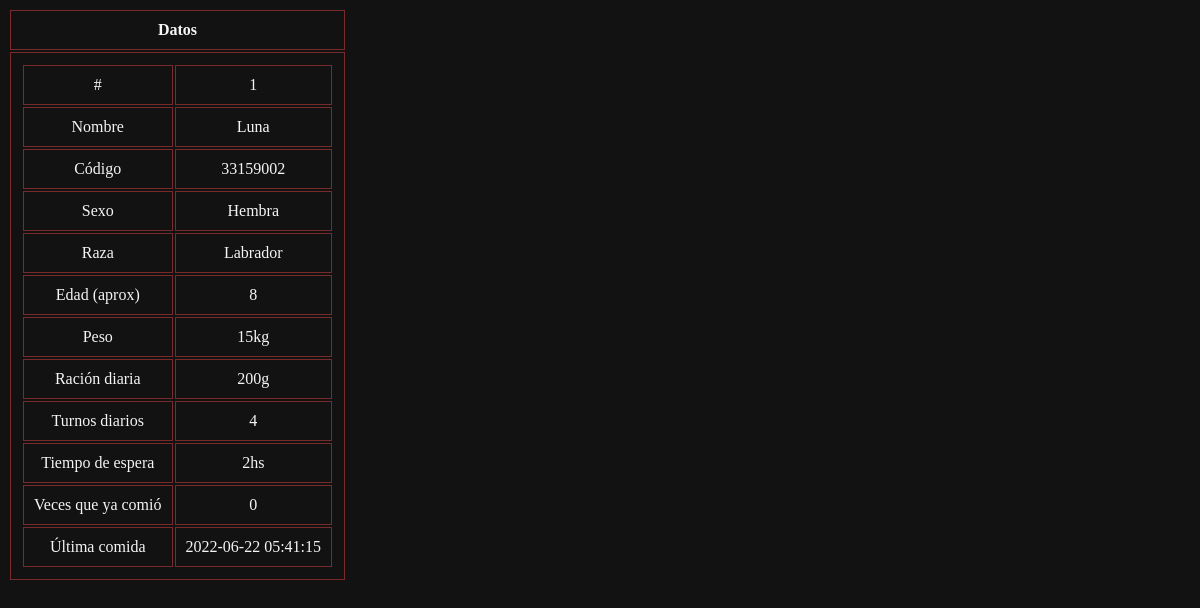
The app's page /verificado.php?id=33159002, older data.
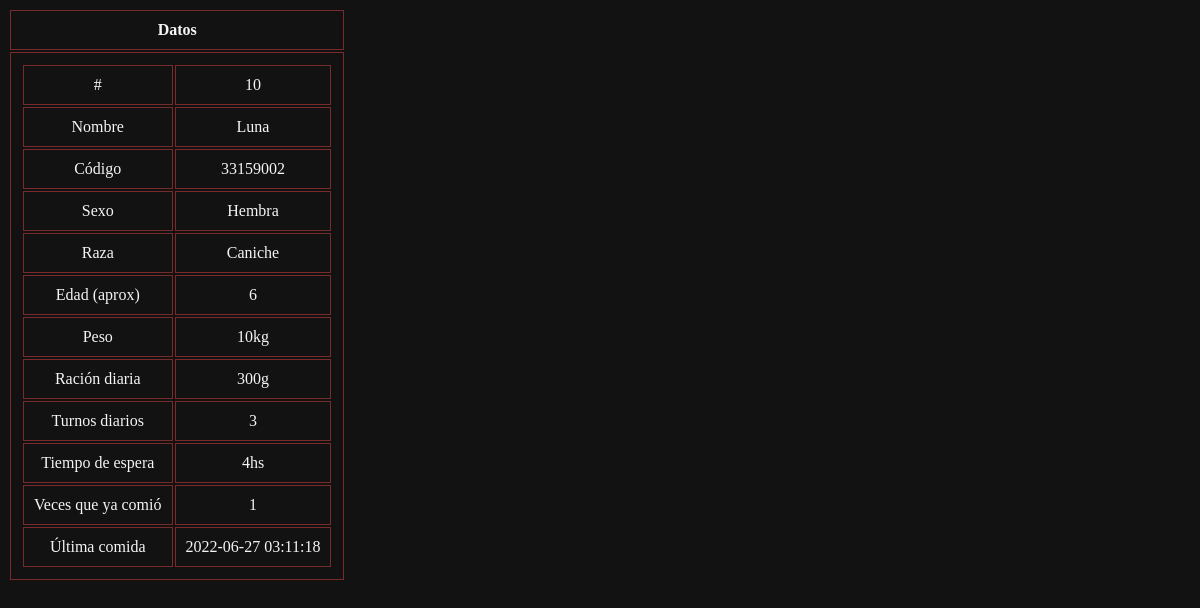
The same page, newer data.
### tables this page shows
CREATE TABLE `perros` (
  `identificador` int(11) NOT NULL,
  `id` varchar(255) NOT NULL,
  `nombre` varchar(255) NOT NULL,
  `foto` varchar(255) NOT NULL,
  `sexo` enum('Macho','Hembra') NOT NULL,
  `raza` varchar(255) NOT NULL,
  `edad` int(11) NOT NULL,
  `peso` int(11) NOT NULL,
  `racion` int(11) NOT NULL,
  `turnos` int(11) NOT NULL,
  `cooldown` int(11) NOT NULL,
  `veces` varchar(255) NOT NULL,
  `ultima` timestamp NOT NULL DEFAULT current_timestamp()
);

### verificado.php (the view, shortened to what this page needs)
<?php
    $id = null;
    if ( !empty($_GET['id'])) {
        $id = $_REQUEST['id'];
    }
    $pdo = Base::connect();
	$pdo->setAttribute(PDO::ATTR_ERRMODE, PDO::ERRMODE_EXCEPTION);
	$sql = "SELECT * FROM perros where id = ?";
	$q = $pdo->prepare($sql);
	$q->execute(array($id));
	$datos = $q->fetch(PDO::FETCH_ASSOC);
?>
<!DOCTYPE html>
<html lang="es">
<head>
	<link rel="stylesheet" href="css/temp.css">
</head>
	<body>
		<div>
			<form>
				<table>
					<tr>
						<td>
						<b>Datos</b>
					</td>
					</tr>
					<tr>
						<td>
							<table>
							<tr>
									<td>#</td>
									<td><?php echo $datos['identificador'];?></td>
								</tr>
								<tr>
									<td>Nombre</td>
									<td><?php echo $datos['nombre'];?></td>
								</tr>
								<tr>
									<td>Código</td>
									<td><?php echo $datos['id'];?></td>
								</tr>
								<tr>
									<td>Sexo</td>
									<td><?php echo $datos['sexo'];?></td>
								</tr>
								<tr>
									<td>Raza</td>
									<td><?php echo $datos['raza'];?></td>
								</tr>
								<tr>
									<td>Edad (aprox)</td>
									<td><?php echo $datos['edad'];?></td>
								</tr>
								<tr>
									<td>Peso</td>
									<td><?php echo $datos['peso'];?>kg</td>
								</tr>
								<tr>
									<td>Ración diaria</td>
									<td><?php echo $datos['racion'];?>g</td>
								</tr>
								<tr>
									<td>Turnos diarios</td>
									<td><?php echo $datos['turnos'];?></td>
								</tr>
								<tr>
									<td>Tiempo de espera</td>
									<td><?php echo $datos['cooldown'];?>hs</td>
								</tr>
								<tr>
									<td>Veces que ya comió</td>
									<td><?php echo $datos['veces'];?></td>
								</tr>
								<tr>
									<td>Última comida</td>
									<td><?php echo $datos['ultima'];?></td>
								</tr>
							</table>
						</td>
					</tr>
				</table>
			</form>
		</div>
	</body>
</html>

Row changes from the older to the newer data that the page shows:
removed perros: identificador "1", nombre "Luna", id "33159002", sexo "Hembra", raza "Labrador", edad "8", peso "15", racion "200", turnos "4", cooldown "2", veces "0", ultima "2022-06-22 05:41:15"
added perros: identificador "10", nombre "Luna", id "33159002", sexo "Hembra", raza "Caniche", edad "6", peso "10", racion "300", turnos "3", cooldown "4", veces "1", ultima "2022-06-27 03:11:18"
